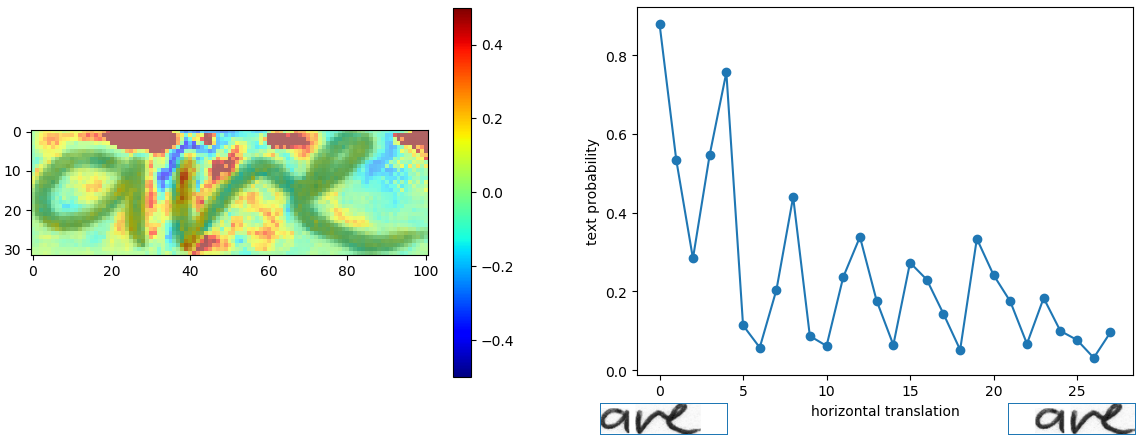
#> input picture rug.handwriting-recognition.2019/lstm/SimpleHTR/doc/analyze.png, 1139 x 438 px, given in place of P344-Fg001-R-C01-R01-fused.jpg, which was not available
$ python preprocessing_final.py
#> lines starting #> are read from the running program, lines starting #| are printed output that depends on the picture; after the words box and inside, x2 and y2 are one past the last pixel; in counts of white or black regions, pixels touching at a corner belong together; long printed decimals are rounded; pictures that were not available may be replaced by others from this repository, and a replacement may not be noted
### rug.handwriting-recognition.2019/get_AOI.py
#!/usr/bin/env python3
# -*- coding: utf-8 -*-
"""
@author: George Doulgeris (s3742237)
"""

import cv2
import numpy as np
import matplotlib.pyplot as plt
import os


#AOI = Area of Interest
def get_AOI(direc):
    #read image to use it for contour finding
    img_rgb = cv2.imread(direc)


    #Convert image to HSV
    img = cv2.cvtColor(img_rgb,cv2.COLOR_BGR2HSV)
    #Bilateral filtering (keeps edges sharp while removing noise)
    img = cv2.bilateralFilter(img,9,105,105)

    img = cv2.cvtColor(img,cv2.COLOR_BGR2GRAY)

    ret,thresh_image = cv2.threshold(img,0,255,cv2.THRESH_OTSU+cv2.THRESH_BINARY)

    #Detect Edges
    canny_image = cv2.Canny(thresh_image,250,255)
    canny_image = cv2.convertScaleAbs(canny_image)
    kernel = np.ones((3,3), np.uint8)

    #Dilate to make edges sharper in order to get the contours easier
    dilated_image = cv2.dilate(canny_image,kernel,iterations=1)
    dilated_image = np.pad(dilated_image, ((0,0),(2,2)) , 'constant',constant_values=255)
#    cv2.namedWindow('Final', cv2.WINDOW_NORMAL)
#    cv2.imshow("dilated",dilated_image);cv2.waitKey(0)
    #Find Contours and get the largest contour which encircles our Area of Interest
    #contours, hierarchy = cv2.findContours(dilated_image, cv2.RETR_EXTERNAL, cv2.CHAIN_APPROX_SIMPLE)
    contours, _ = cv2.findContours(dilated_image, cv2.RETR_EXTERNAL, cv2.CHAIN_APPROX_SIMPLE)[-2:]
    contours= sorted(contours, key = cv2.contourArea, reverse = True)[:10]

    c=contours[0]


#    final = cv2.drawContours(img, [c], -1, (255,255, 0), 3)
#    cv2.namedWindow('Final', cv2.WINDOW_NORMAL)
#    cv2.imshow("Final",final);cv2.waitKey(0)


    mask = np.ones(img_rgb.shape,np.uint8)

    new_image = cv2.drawContours(mask,[c], -1, (255,255,255), -1)
    alpha = np.array(new_image,copy=True)
# [15 lines of commented-out code are left out]
    backgr = np.full(img_rgb.shape, 255,dtype=np.uint8) #white background


    backgr = backgr.astype(float)
    foregr = img_rgb.astype(float)

    alpha = alpha.astype(float)/255

    #Check shapes to debug multiplication errors
#    print("Shapes are {} and {}".format(alpha.shape,backgr.shape))

    foregr = cv2.multiply(alpha,foregr)
    backgr = cv2.multiply(1.0 - alpha,backgr)

    outIm = cv2.add(foregr,backgr)
    outIm = outIm/255
    outIm = (outIm)*255
    outIm = outIm.astype(np.uint8)


    x,y,w,h = cv2.boundingRect(c)


# [12 lines of commented-out code are left out]


    return outIm,x,y,w,h


# [17 lines of commented-out code are left out]

### rug.handwriting-recognition.2019/noise_removal.py
import cv2
import numpy as np
from binarization import  *
import get_AOI as aoi

# [6 lines left out: function closing, not called in this run]

def fast_nlmd(img):
    img_blur = cv2.bilateralFilter(img, 3, 75, 75)
    img_denoised = cv2.fastNlMeansDenoising(img_blur, templateWindowSize=7, searchWindowSize=21, h=15)
    return img_denoised

# to test just run the script
# binarization and closing
# [9 lines that do not run on import are left out]

### rug.handwriting-recognition.2019/binarization.py
#!/usr/bin/env python3
# -*- coding: utf-8 -*-
"""
@author: Panagiotis Giagkoulas (s3423883)
"""

import cv2
import numpy as np
from matplotlib import pyplot as plt
from get_AOI import *

# [42 lines left out: functions global_binarization, otsus_binarization, get_yardstick_range, get_window_range, not called in this run]


def changs_method(img):
    """
    Method for chang's binarization method
    see: F. Chang, Retrieving information from document images: problems and solutions
    and: Gupta et al., OCR binarization and image pre-processing for searching historical documents
    :param img: grayscale image
    :return thres_img: binarized image
    """
    rows, cols = img.shape
    # mean and standard deviation on the image
    img_std = np.std(img)
    margin = 0.1
    print(">> Mean: {0}  Median: {1}  STD: {2}".format(np.mean(img), np.median(img), img_std))
    # choose global threshold
    if img_std/(np.mean(img)+0.1) < 0.2:
        # global threshold from otsu's
        ret, _ = cv2.threshold(img, 0, 255, cv2.THRESH_BINARY_INV + cv2.THRESH_OTSU)
        # otsu's value but close to darker pixels
        ret = 255 - ret
    else:
        ret = 255 - np.mean(img)
    print(">> Mean is: {0}".format(np.mean(img)))
    print(">> Applying Chang's method with global threshold = {0}".format(ret))
    print(">> Local thresholding on pixel intensities: [{0} ,{1}]".format((ret - margin * img_std), (ret + margin * img_std)))
    # apply otsu's threshold on "far away" values
    thres_img = np.zeros(img.shape, dtype=np.uint8)
    thres_img[img >= (ret + margin * img_std)] = 0
    thres_img[img <= (ret - margin * img_std)] = 1
    # find and iterate over pixels with values close to global threshold
    indexes = np.array(np.nonzero(np.logical_and(img > (ret - margin * img_std), img < (ret + margin * img_std))))
    # range of local feature scale
    n_range = [2, 4, 6]
    # form yardsticks
    all_y_n = {}
    for n in n_range:
        all_y_n[n] = np.concatenate(
            (np.ones((n // 2,), dtype=int),
             -1 * np.ones((n,), dtype=int),
             np.ones((n // 2,), dtype=int)), axis=None)
    # to store res for each scale
    scale_res = {}
    # go over all chosen pixels
    for i in range(indexes.shape[1]):
        # for different scale of local feature
        for n in n_range:
            # form neighbourhood of pixel
            x_p = indexes[0, i]
            y_p = indexes[1, i]
            # vertical neighbourhood
            v_range = get_yardstick_range(rows, x_p, n)
            v_n = np.array(img[v_range, y_p])
            # horizontal neighbourhood
            h_range = get_yardstick_range(cols, y_p, n)
            h_n = np.array(img[x_p, h_range])
            # store scale value
            res = max(np.dot(h_n, all_y_n[n]), 0) + max(np.dot(v_n, all_y_n[n]), 0)
            scale_res[n] = res
        # best scale + 1 is chosen as window size for local binarization
        win_size = max(scale_res, key=lambda key: scale_res[key]) + 1
        x_range = get_window_range(rows, x_p, win_size)
        y_range = get_window_range(cols, y_p, win_size)
        window = img[x_range, y_range]
        # find and apply local threshold for chosen pixel area
        local_threshold = np.mean(window)
        if thres_img[x_p, y_p] >= local_threshold:
            thres_img[x_p, y_p] = 0
        else:
            thres_img[x_p, y_p] = 1

    return thres_img


# to test just run the script
# [12 lines that do not run on import are left out]

### rug.handwriting-recognition.2019/preprocessing_final.py
# -*- coding: utf-8 -*-
"""
Created on Thu May 23 11:01:42 2019

@author: George Doulgeris
"""

import cv2
import numpy as np
import matplotlib.pyplot as plt
import os
from binarization import *
from noise_removal import *

def preprocessing(direc):
    """
    This function is all in one and combines all preprocessing methods that we
    have developed so far to produce the final result to feed to the segmentation
    module.

    It takes an image directory as input and produces a binarized image that
    only contains the characters that we get from the binarization methods.
    The whole process works like this:
        1) get_AOI: Takes an image and finds the largest contour. Use alpha
            blending in order to filter out unwanted objects. Outputs also include
            the coordinates of the bounding rectangle to be used for cropping later.
        2) fast_nlmd: Takes the RGB image from get_AOI and clears the noise
        3) changs_method: Binarizes the noise-free image using Chang's method
        4) preprocessing: Takes the binarized image from changs_method, finds
            top ten largest contours which contain the holes. To filter out
            contours that aren't encircle holes we figured (empirically)
            a heuristic measure to only get contours that are around holes.
            The main idea is that contours around holes have a large area but
            the curve length is rather small, the opposite happens with contours
            that are mistakes, they tend to have large curve lengths but their
            respective areas are small. That area/length ratio is what we use to
            filter out the non-holes contours. The threshold was established
            empirically and seems to work perfectly. Finally, using the bounding
            rectangle coordinates from get_AOI we crop the image and serve it
            as output.


    """
    src,x,y,w,h = get_AOI(direc)
#> in get_AOI, img_rgb is the input picture: shape (438, 1139, 3); mean B, G, R 236.2, 243.2, 237.3
#> in get_AOI, `img = cv2.cvtColor(img_rgb,cv2.COLOR_BGR2HSV)`: img: shape (438, 1139, 3); mean H, S, V 7.4, 18.2, 246.7
#> in get_AOI, `img = cv2.bilateralFilter(img,9,105,105)`: img: shape (438, 1139, 3); mean H, S, V 7.3, 18.1, 247.1
#> in get_AOI, `img = cv2.cvtColor(img,cv2.COLOR_BGR2GRAY)`:
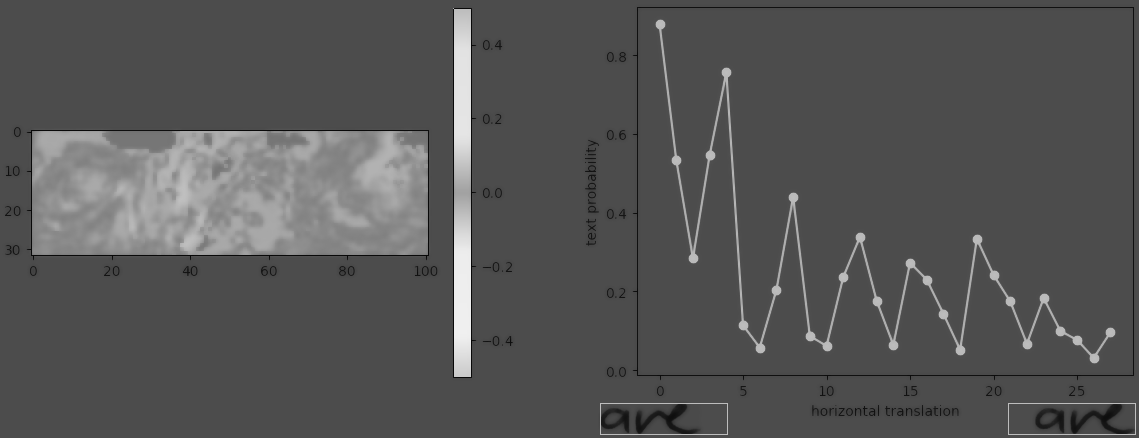
#> img: shape (438, 1139); min 6, max 240, mean 85.2
#> in get_AOI, `ret,thresh_image = cv2.threshold(img,0,255,cv2.THRESH_OTSU+cv2.THRESH_..`:
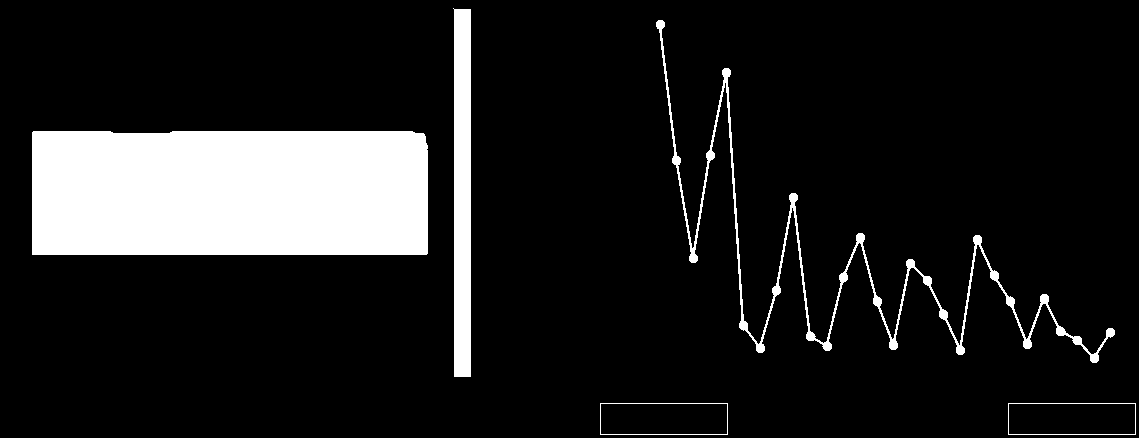
#> thresh_image: shape (438, 1139); 12.3% white; 5 white regions, box (x1, y1, x2, y2) and area: (32, 131, 428, 255) 48929, (453, 8, 471, 377) 6257, (656, 20, 1115, 363) 5692, (600, 403, 728, 435) 316, (1008, 403, 1136, 435) 316
#> in get_AOI, `ret,thresh_image = cv2.threshold(img,0,255,cv2.THRESH_OTSU+cv2.THRESH_..`: ret = 116
#> in get_AOI, `canny_image = cv2.Canny(thresh_image,250,255)`: canny_image: shape (438, 1139); 1.2% white in thin lines or dots
#> in get_AOI, `dilated_image = cv2.dilate(canny_image,kernel,iterations=1)`: dilated_image: shape (438, 1139); 3.9% white; 5 white regions, box (x1, y1, x2, y2) and area: (654, 18, 1116, 364) 10706, (30, 129, 429, 256) 3119, (451, 6, 472, 378) 2315, (598, 401, 730, 437) 1571, (1006, 401, 1138, 437) 1571
#> in get_AOI, `dilated_image = np.pad(dilated_image, ((0,0),(2,2)) , 'constant',const..`:
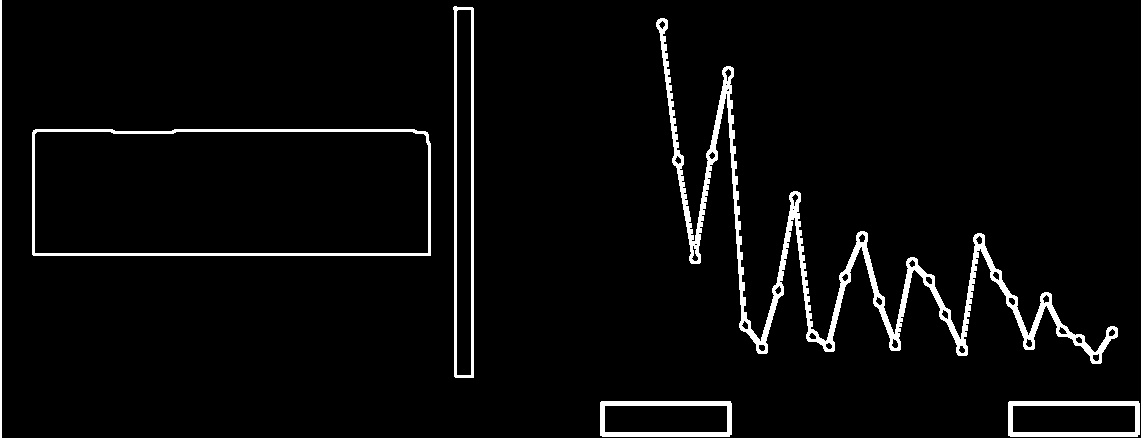
#> dilated_image: shape (438, 1143); 4.2% white; 7 white regions
#> in get_AOI, `contours, _ = cv2.findContours(dilated_image, cv2.RETR_EXTERNAL, cv2.C..`: contours = 7 contours; box (x1, y1, x2, y2) and area: (32, 129, 431, 256) 49972, (656, 18, 1118, 364) 9674, (453, 6, 474, 378) 7034, (1008, 401, 1140, 437) 4578, (600, 401, 732, 437) 4578, (1141, 0, 1143, 438) 437, (0, 0, 2, 438) 437
#> in get_AOI, `c=contours[0]`: c = contour of 29 points, box (x1, y1, x2, y2) (32, 129, 431, 256), area 49972
#> in get_AOI, `new_image = cv2.drawContours(mask,[c], -1, (255,255,255), -1)`: new_image: shape (438, 1139, 3); values 1 (black) and 255 (white), 10.1% white; 1 white region, box (x1, y1, x2, y2) and area: (32, 129, 431, 256) 50492
#> in get_AOI, `outIm = cv2.add(foregr,backgr)`:
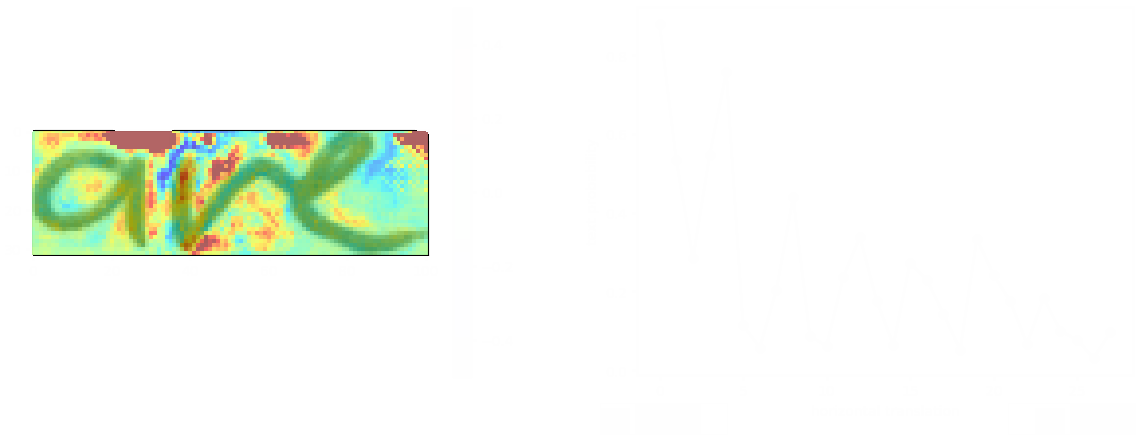
#> outIm: shape (438, 1139, 3) float64; mean of channels 0, 1, 2 242.4, 249.9, 245.2; drawn as B, G, R
#> in get_AOI, `x,y,w,h = cv2.boundingRect(c)`: x = 32; y = 129; w = 399; h = 127
#> x = 32; y = 129; w = 399; h = 127
    img = cv2.cvtColor(src,cv2.COLOR_BGR2GRAY)
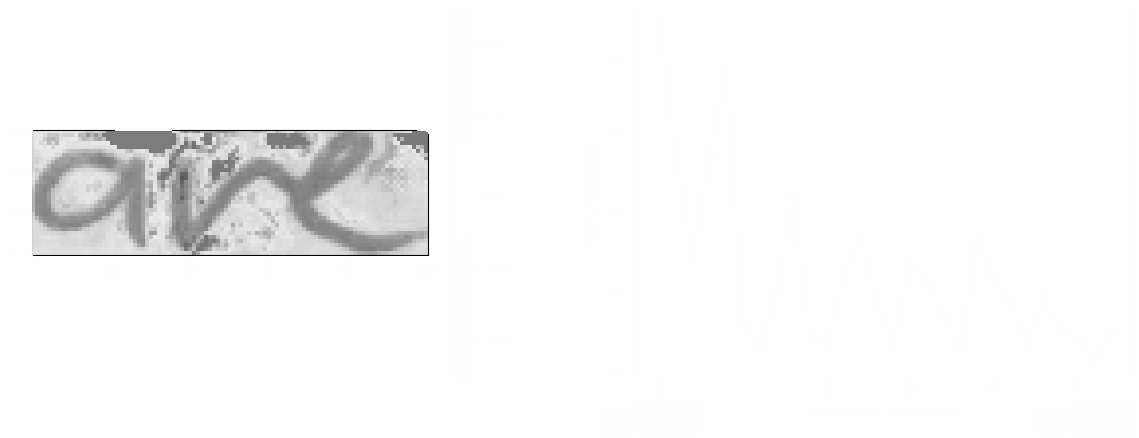
#> img: shape (438, 1139); min 0, max 255, mean 247.6
    denoised = fast_nlmd(img)
    binarized = changs_method(denoised)
#> in changs_method, `img_std = np.std(img)`: img_std = 25.69
#| >> Mean: 247.585  Median: 255.0  STD: 25.687
#> in changs_method, `ret, _ = cv2.threshold(img, 0, 255, cv2.THRESH_BINARY_INV + cv2.THRESH..`: ret = 202
#> in changs_method, `ret = 255 - ret`: ret = 53
#| >> Mean is: 247.585
#| >> Applying Chang's method with global threshold = 53.0
#| >> Local thresholding on pixel intensities: [50.431 ,55.569]
#> in changs_method, `indexes = np.array(np.nonzero(np.logical_and(img > (ret - margin * img..`: indexes = empty array
#> after the loop in changs_method, `for i in range(indexes.shape[1]):`:
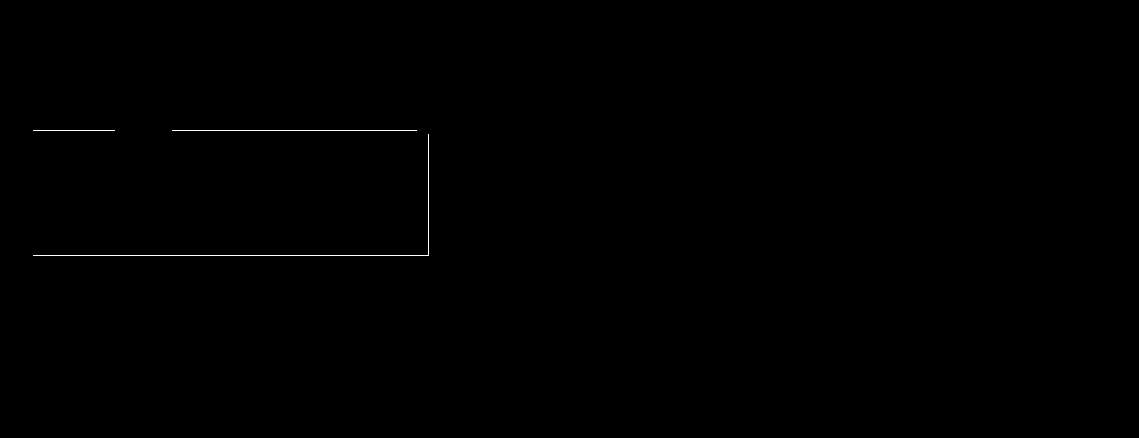
#> thres_img: shape (438, 1139); values 0 (black) and 1 (white), 0.17% white in thin lines or dots, all inside (x1, y1, x2, y2) = (33, 130, 429, 256)
#> after the loop in changs_method, `for i in range(indexes.shape[1]):`: scale_res = 0 items

    bina = np.array(binarized,copy=True)
    bina.dtype = 'uint8'
    fileName = direc.split('/')[2].split('.')[0]
    cv2.imwrite("binary/" + str(fileName) + ".png", bina.astype('uint8') * 255)

    contours, hierarchy = cv2.findContours(binarized, cv2.RETR_TREE, cv2.CHAIN_APPROX_SIMPLE)
#> contours = 3 contours, all with area under 20
    contours= sorted(contours, key = cv2.contourArea, reverse = True)[:10]

    legit_contours = []
    for c in contours:
#        print("Are of contour: {}, length of contour: {}, ratio: {}".format(cv2.contourArea(c), cv2.arcLength(c,True),cv2.contourArea(c)/cv2.arcLength(c,True)))
        area = cv2.contourArea(c)
        length= cv2.arcLength(c,True)
        if length != 0:
            rat = area/length
        if rat >= 9.5:
            legit_contours.append(c)
#> this loop made 3 passes
#> (c, area, length, rat) on passes 2 to 3: ([[172, 130], [416, 130]], 0, 488, 0), ([[33, 130], [114, 130]], 0, 162, 0)
#> (area, length, rat) on pass 1: (0.5, 1031.4, 0.000485)
#> after the loop, legit_contours = []


    bina = cv2.drawContours(binarized, legit_contours, -1, (0,0,0), thickness=cv2.FILLED)


    bina = bina[y:y+h,x:x+w]
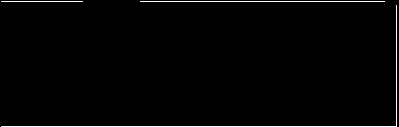
#> bina: shape (127, 399); values 0 (black) and 1 (white), 1.7% white in thin lines or dots

    return bina


if __name__ == "__main__":
    direc = os.getcwd()
    direc = os.path.join(direc,"data/P344-Fg001-R-C01-R01-fused.jpg")

    ready = preprocessing(direc)

    plt.imshow(ready,"gray");plt.title("Final preprocessing Result");plt.show()
